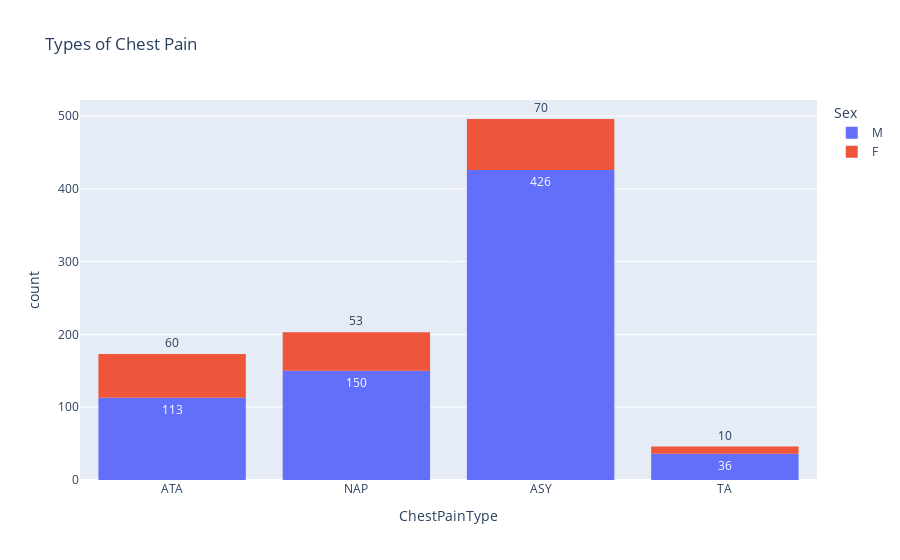

The notebook cell this image was saved under:
### Markdown cell above
Checking the most common type of chest pain experienced by the patients.

### Code cell
fig=px.histogram(df,
                 x="ChestPainType",
                 text_auto='True',
                 color='Sex',
                 title="Types of Chest Pain",
                )
fig.update_traces(textfont_size=12, textangle=0, textposition="outside", cliponaxis=False)
fig.show()

### Figure 1 — Plotly figure (JSON) as saved in the notebook; plotly's stock layout.template omitted (floating-point values rounded to 4 significant figures; data arrays with more than 128 entries replaced by an {"elided": "..."} marker saying what was removed)
{"data": [{"alignmentgroup": "True", "bingroup": "x", "cliponaxis": false, "hovertemplate": "Sex=M<br>ChestPainType=%{x}<br>count=%{y}<extra></extra>", "legendgroup": "M", "marker": {"color": "#636efa", "pattern": {"shape": ""}}, "name": "M", "offsetgroup": "M", "orientation": "v", "showlegend": true, "textangle": 0, "textfont": {"size": 12}, "textposition": "outside", "texttemplate": "%{value:True}", "type": "histogram", "x": {"elided": "725 str values"}, "xaxis": "x", "yaxis": "y"}, {"alignmentgroup": "True", "bingroup": "x", "cliponaxis": false, "hovertemplate": "Sex=F<br>ChestPainType=%{x}<br>count=%{y}<extra></extra>", "legendgroup": "F", "marker": {"color": "#EF553B", "pattern": {"shape": ""}}, "name": "F", "offsetgroup": "F", "orientation": "v", "showlegend": true, "textangle": 0, "textfont": {"size": 12}, "textposition": "outside", "texttemplate": "%{value:True}", "type": "histogram", "x": {"elided": "193 str values"}, "xaxis": "x", "yaxis": "y"}], "layout": {"barmode": "relative", "legend": {"title": {"text": "Sex"}, "tracegroupgap": 0}, "title": {"text": "Types of Chest Pain"}, "xaxis": {"anchor": "y", "domain": [0, 1], "title": {"text": "ChestPainType"}}, "yaxis": {"anchor": "x", "domain": [0, 1], "title": {"text": "count"}}}}
